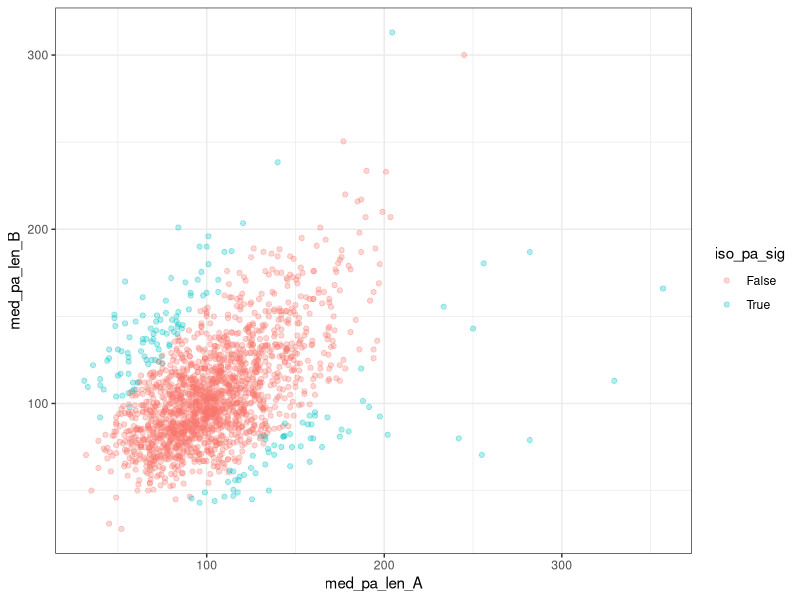
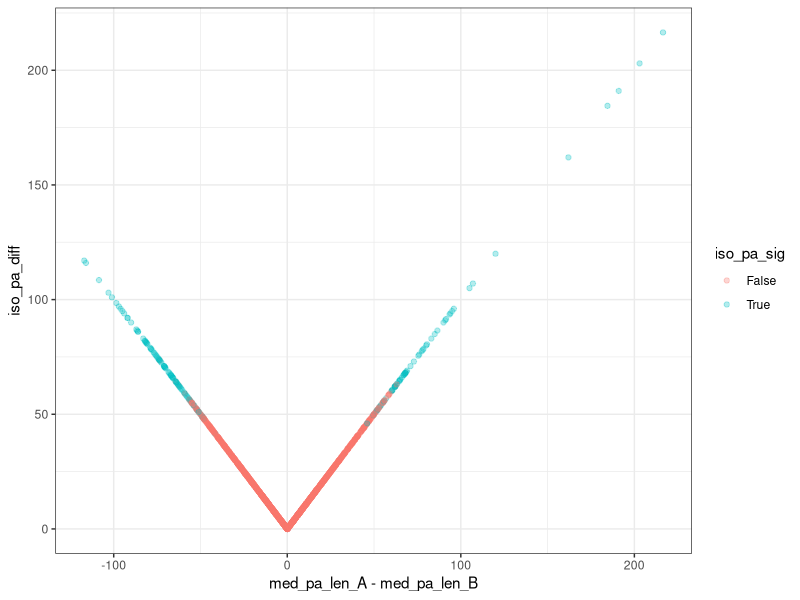
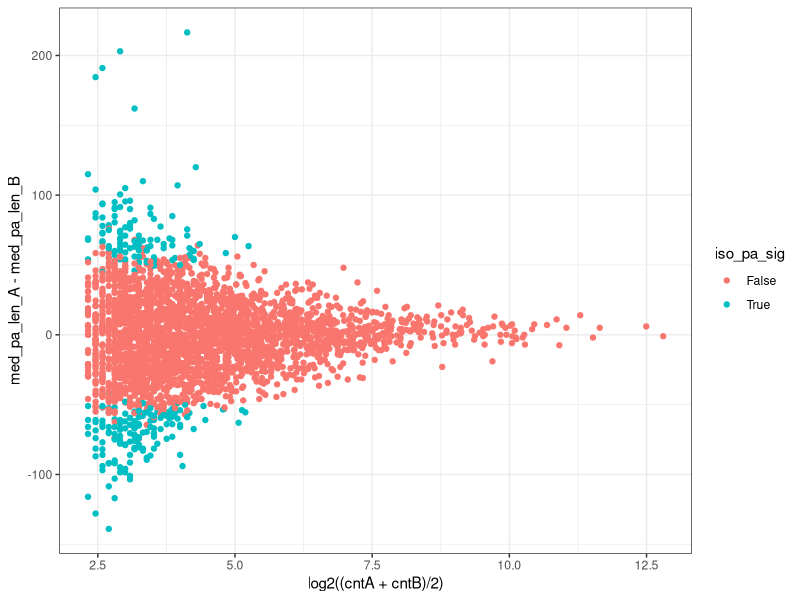
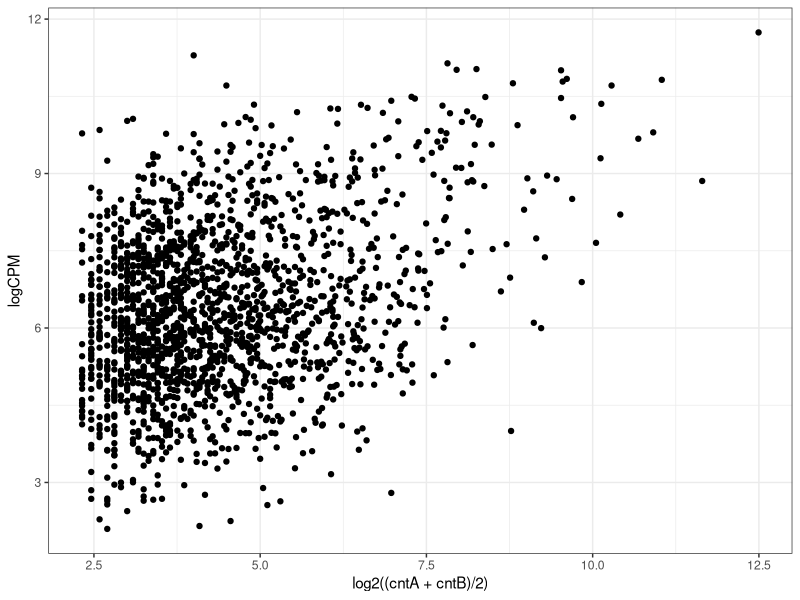
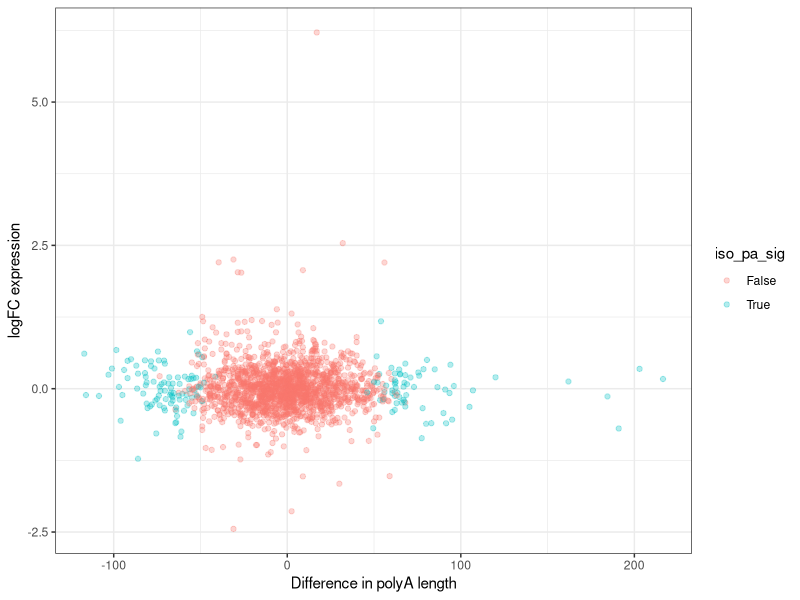

The R script that drew these images, in order:
## ---- chunk 1
knitr::opts_chunk$set(echo = TRUE, warning = F, message = F)
## ---- chunk 2
library(tidyverse)
library(knitr)
## ---- chunk 3
#Read PacBioResults
PacBio.results <- read.csv("../data/Diff_tail_length_WT_vs_DHX.csv", )
head(PacBio.results) %>% kable()

#Read standard RNAseq results
DiffExp <- read.table("../output/GeneExpression.DE.tab", stringsAsFactors = F, header=T, sep='\t')

head(DiffExp) %>% kable()

Merged <- inner_join(PacBio.results, DiffExp, by=c("gene"="external_gene_name"))

## ---- chunk 4
Merged %>%
ggplot(aes(x=med_pa_len_A, y=med_pa_len_B, color=iso_pa_sig)) +
  geom_point(alpha=0.3) +
  theme_bw()
## ---- chunk 5
Merged %>%
ggplot(aes(x=med_pa_len_A-med_pa_len_B, y=iso_pa_diff,color=iso_pa_sig)) +
  geom_point(alpha=0.3) +
  theme_bw()
## ---- chunk 6
ggplot(PacBio.results, aes(x=log2((cntA+cntB)/2), y=med_pa_len_A-med_pa_len_B, color=iso_pa_sig)) +
  geom_point() +
  theme_bw()
## ---- chunk 7
ggplot(Merged, aes(x=log2((cntA+cntB)/2), y=logCPM)) +
  geom_point() +
  theme_bw()

cor.test(log2((Merged$cntA+Merged$cntB)/2), Merged$logCPM, method='spearman')

## ---- chunk 8

Merged %>%
ggplot(aes(x=med_pa_len_A-med_pa_len_B, y=logFC,color=iso_pa_sig)) +
  geom_point(alpha=0.3) +
  theme_bw() +
  xlab("Difference in polyA length") +
  ylab("logFC expression")

cor.test(Merged$med_pa_len_A-Merged$med_pa_len_B, Merged$logFC, method='spearman')
## ---- chunk 9
Merged$ExpressionSig <- Merged$FDR<0.1

#how many significant by each method?
table(Merged$ExpressionSig)
table(Merged$iso_pa_sig)


Merged %>%
  dplyr::select(ExpressionSig, iso_pa_sig) %>%
  group_by(ExpressionSig, iso_pa_sig) %>% summarise(n = n()) %>%
  spread(key = ExpressionSig, value = n) %>%
  column_to_rownames("iso_pa_sig") %>%
  fisher.test()

